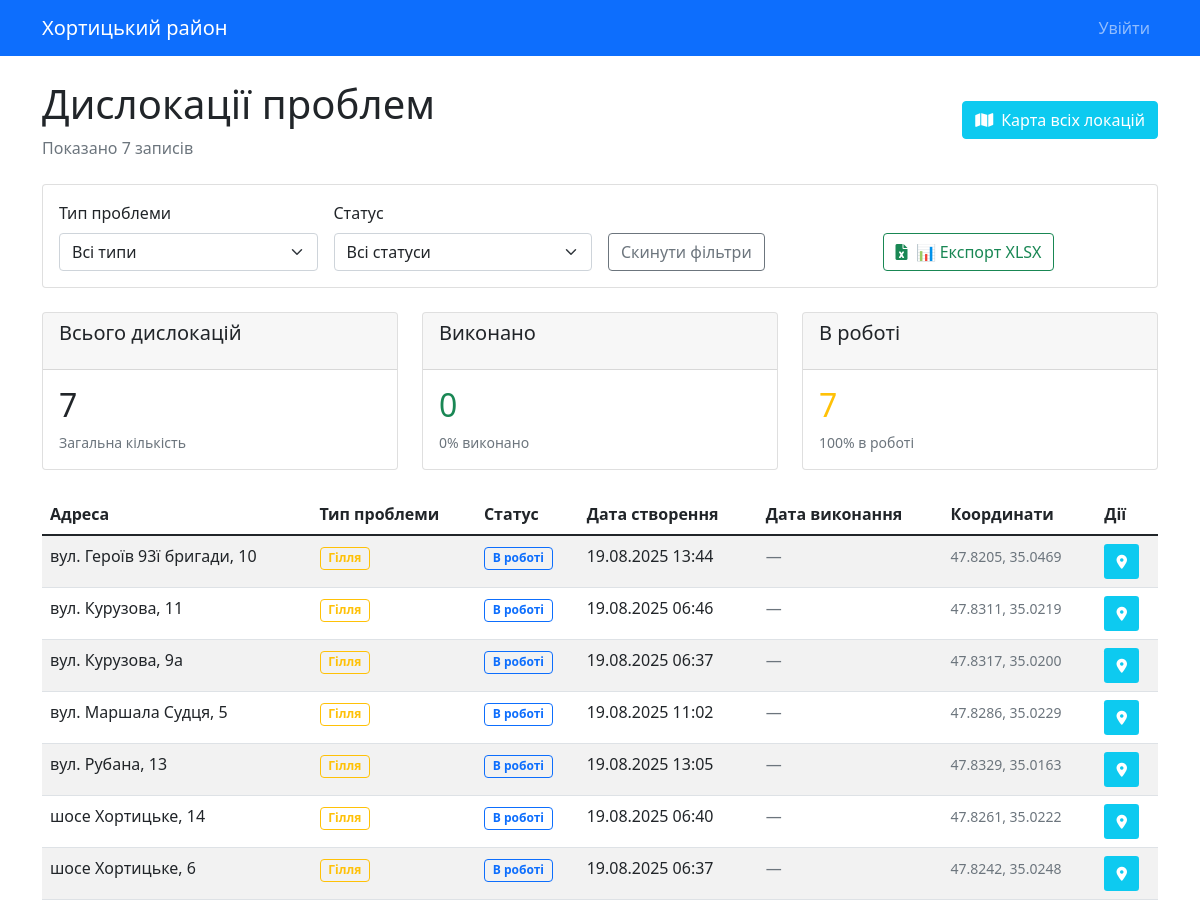
Before: / with the older database file.
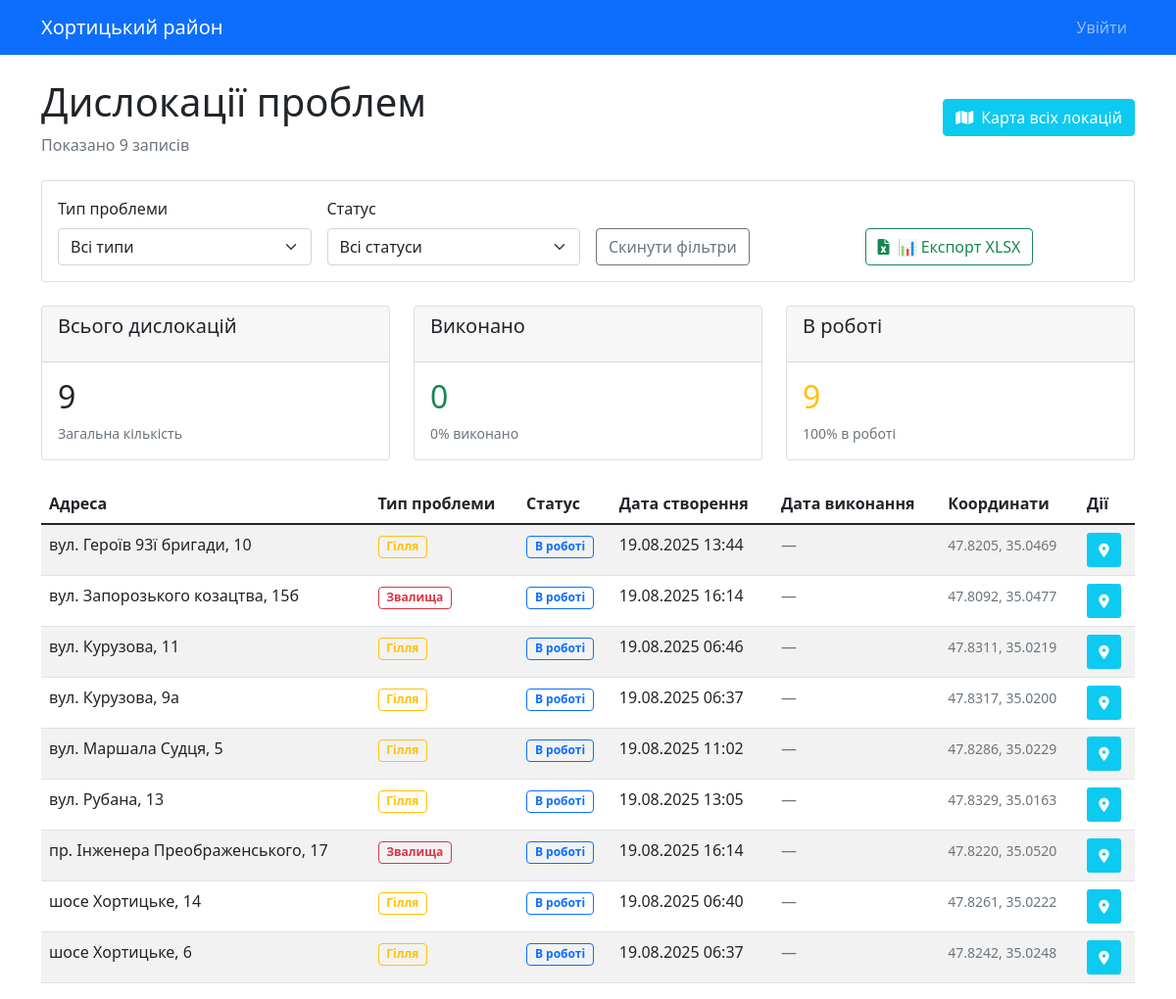
After: the same page with the newer database file.
### models.py (models this page shows, shortened)
class Location(db.Model):
    id = db.Column(db.Integer, primary_key=True)
    address = db.Column(db.String(200), nullable=False)
    latitude = db.Column(db.Float, nullable=False)
    longitude = db.Column(db.Float, nullable=False)
    problem_type = db.Column(db.String(50), nullable=False)
    status = db.Column(db.String(20), default='in_progress')
    description = db.Column(db.Text)
    date_created = db.Column(db.DateTime, default=datetime.utcnow)
    date_completed = db.Column(db.DateTime)
    created_by = db.Column(db.Integer, db.ForeignKey('user.id'))

### app.py (the view)
@app.route('/')
def index():
    problem_type = request.args.get('problem_type', 'all')
    status = request.args.get('status', 'all')
    query = Location.query
    if problem_type != 'all':
        query = query.filter(Location.problem_type == problem_type)
    if status != 'all':
        query = query.filter(Location.status == status)
    locations = query.all()
    def format_address(address):
        file_path = os.path.join(os.path.dirname(
            __file__), "static", "street-names.json")
        with open(file_path, "r", encoding="utf-8") as f:
            addresses = json.load(f)
            for k, v in addresses.items():
                if address.startswith(k):
                    return address.replace(k, v)
        return address
    for location in locations:
        location.formatted_address = format_address(location.address)
    locations.sort(key=lambda x: x.formatted_address)
    for location in locations:
        location.address = location.formatted_address
    total_count = len(locations)
    completed_count = len([l for l in locations if l.status == 'completed'])
    in_progress_count = len(
        [l for l in locations if l.status == 'in_progress'])
    return render_template('index.html',
                           locations=locations,
                           current_problem_type=problem_type,
                           current_status=status,
                           total_count=total_count,
                           completed_count=completed_count,
                           in_progress_count=in_progress_count)

### templates/index.html (shortened to what this page needs)
{% extends "base.html" %}
{% block content %}
<div class="d-flex justify-content-between align-items-center mb-4">
    <div>
        <h1>Дислокації проблем</h1>
        <p class="text-muted mb-0">
            Показано {{ locations|length }}
            {% if current_problem_type != 'all' or current_status != 'all' %}
                з {{ total_count }} (застосовано фільтри)
            {% else %}
                записів
            {% endif %}
        </p>
    </div>
<div class="d-flex gap-2">
        <a href="{{ url_for('map_all') }}" class="btn btn-info text-white">
            <i class="fas fa-map me-2"></i>Карта всіх локацій
        </a>
    </div>
</div>
<div class="row mb-4">
    <div class="col-md-12">
        <div class="card">
            <div class="card-body">
                <form method="GET" class="row g-3">
                    <div class="col-md-3">
                        <label class="form-label">Тип проблеми</label>
                        <select name="problem_type" class="form-select" onchange="this.form.submit()">
                            <option value="all" {% if current_problem_type == 'all' %}selected{% endif %}>Всі типи</option>
                        </select>
                    </div>
                    <div class="col-md-3">
                        <label class="form-label">Статус</label>
                        <select name="status" class="form-select" onchange="this.form.submit()">
                            <option value="all" {% if current_status == 'all' %}selected{% endif %}>Всі статуси</option>
                        </select>
                    </div>
                    <div class="col-md-3 d-flex align-items-end">
                        <a href="{{ url_for('index') }}" class="btn btn-outline-secondary">Скинути фільтри</a>
                    </div>
                    <div class="col-md-3 d-flex align-items-end">
                        <a href="{{ url_for('export_excel', problem_type=current_problem_type, status=current_status) }}"
                            class="btn btn-outline-success">
                            <i class="fas fa-file-excel me-2"></i>📊 Експорт XLSX
                        </a>
                    </div>
                </form>
            </div>
        </div>
    </div>
</div>
<div class="row mb-4">
    <div class="col-md-4">
        <div class="card">
            <div class="card-header pb-3">
                <h5 class="card-title">
                    {% if current_problem_type != 'all' %}
                        {{ current_problem_type }}
                    {% else %}
                        Всього дислокацій
                    {% endif %}
                </h5>
            </div>
            <div class="card-body">
                <div class="h2 font-bold">{{ total_count }}</div>
                <p class="text-muted small mb-0">
                    {% if current_problem_type != 'all' %}
                        Загальна кількість {{ current_problem_type.lower() }}
                    {% else %}
                        Загальна кількість
                    {% endif %}
                </p>
            </div>
        </div>
    </div>
    <div class="col-md-4">
        <div class="card">
            <div class="card-header pb-3">
                <h5 class="card-title">Виконано</h5>
            </div>
            <div class="card-body">
                <div class="h2 font-bold text-success">{{ completed_count }}</div>
                <p class="text-muted small mb-0">
                    {% if total_count > 0 %}
                        {{ "%.0f"|format((completed_count / total_count) * 100) }}% виконано
                    {% else %}
                        0% виконано
                    {% endif %}
                </p>
            </div>
        </div>
    </div>
    <div class="col-md-4">
        <div class="card">
            <div class="card-header pb-3">
                <h5 class="card-title">В роботі</h5>
            </div>
            <div class="card-body">
                <div class="h2 font-bold text-warning">{{ in_progress_count }}</div>
                <p class="text-muted small mb-0">
                    {% if total_count > 0 %}
                        {{ "%.0f"|format((in_progress_count / total_count) * 100) }}% в роботі
                    {% else %}
                        0% в роботі
                    {% endif %}
                </p>
            </div>
        </div>
    </div>
</div>
{% if locations %}
    <div class="table-responsive">
    <table class="table table-striped">
        <thead>
            <tr>
                <th>Адреса</th>
                <th>Тип проблеми</th>
                <th>Статус</th>
                <th>Дата створення</th>
                <th>Дата виконання</th>
                <th>Координати</th>
                <th>Дії</th>
            </tr>
        </thead>
        <tbody>
            {% for location in locations %}
            <tr>
                <td>{{ location.address }}</td>
                <td>
                    {% if location.problem_type == 'Гілля' %}
                        <span class="badge border border-warning text-warning bg-transparent">{{ location.problem_type }}</span>
                    {% elif location.problem_type == 'Листя' %}
                        <span class="badge border border-success text-success bg-transparent">{{ location.problem_type }}</span>
                    {% elif location.problem_type == 'Звалища' %}
                        <span class="badge border border-danger text-danger bg-transparent">{{ location.problem_type }}</span>
                    {% else %}
                        <span class="badge border border-secondary text-secondary bg-transparent">{{ location.problem_type }}</span>
                    {% endif %}
                </td>
                <td>
                    {% if location.status == 'completed' %}
                        <span class="badge border border-success text-success bg-transparent">Виконано</span>
                    {% elif location.status == 'in_progress' %}
                        <span class="badge border border-primary text-primary bg-transparent">В роботі</span>
                    {% else %}
                        <span class="badge border border-secondary text-secondary bg-transparent">В роботі</span>
                    {% endif %}
                </td>
                <td>{{ location.date_created.strftime('%d.%m.%Y %H:%M') }}</td>
                <td>
                    {% if location.date_completed %}
                        <span class="text-success fw-bold">{{ location.date_completed.strftime('%d.%m.%Y %H:%M') }}</span>
                    {% else %}
                        <span class="text-muted">—</span>
                    {% endif %}
                </td>
                <td>
                    <small class="text-muted">
                        {{ "%.4f"|format(location.latitude) }}, {{ "%.4f"|format(location.longitude) }}
                    </small>
                </td>
                <td>
                    <div class="d-flex gap-1" role="group">
                        <a href="{{ url_for('location_map', location_id=location.id) }}"
                            class="btn btn-sm btn-info text-white"
                            style="width: 35px; height: 35px; border: none; display: flex; align-items: center; justify-content: center;"
                            title="Переглянути на карті">
                            <i class="fas fa-map-marker-alt"></i>
                        </a>
                    </div>
                </td>
            </tr>
            {% endfor %}
        </tbody>
    </table>
</div>
{% endif %}
{% endblock %}

### templates/base.html (shortened to what this page needs)
<!DOCTYPE html>
<html lang="uk">
    <head>
        <link href="https://cdn.jsdelivr.net/npm/bootstrap@5.1.3/dist/css/bootstrap.min.css" rel="stylesheet" />
        <link rel="stylesheet" href="https://cdnjs.cloudflare.com/ajax/libs/font-awesome/6.0.0/css/all.min.css">
    </head>
    <body>
        <nav class="navbar navbar-expand-lg navbar-dark bg-primary">
            <div class="container">
                <a class="navbar-brand" href="{{ url_for('index') }}">Хортицький район</a>
                <div class="navbar-nav ms-auto">
                    {% if current_user.is_authenticated %}
                    <span class="navbar-text me-3">Привіт, {{ current_user.username }}!</span>
                    {% if current_user.is_admin() %}
                    <span class="badge bg-warning me-2 d-flex align-items-center">Адмін</span>
                    {% endif %}
                    <a class="nav-link" href="{{ url_for('logout') }}">Вийти</a>
                    {% else %}
                    <a class="nav-link" href="{{ url_for('login') }}">Увійти</a>
                    {% endif %}
                </div>
            </div>
        </nav>
        <div class="container mt-4">{% block content %}{% endblock %}</div>
    </body>
</html>

Changed rows visible on the page:
added Location: address "вул. Запорозького козацтва, 15б", problem_type "Звалища", status "В роботі", date_created "19.08.2025 16:14", latitude "47.8092", longitude "35.0477"
added Location: address "пр. Інженера Преображенського, 17", problem_type "Звалища", status "В роботі", date_created "19.08.2025 16:14", latitude "47.8220", longitude "35.0520"
Other visible differences:
{{ locations|length }}: "7" → "9"
{{ total_count }}: "7" → "9"
{{ in_progress_count }}: "7" → "9"
